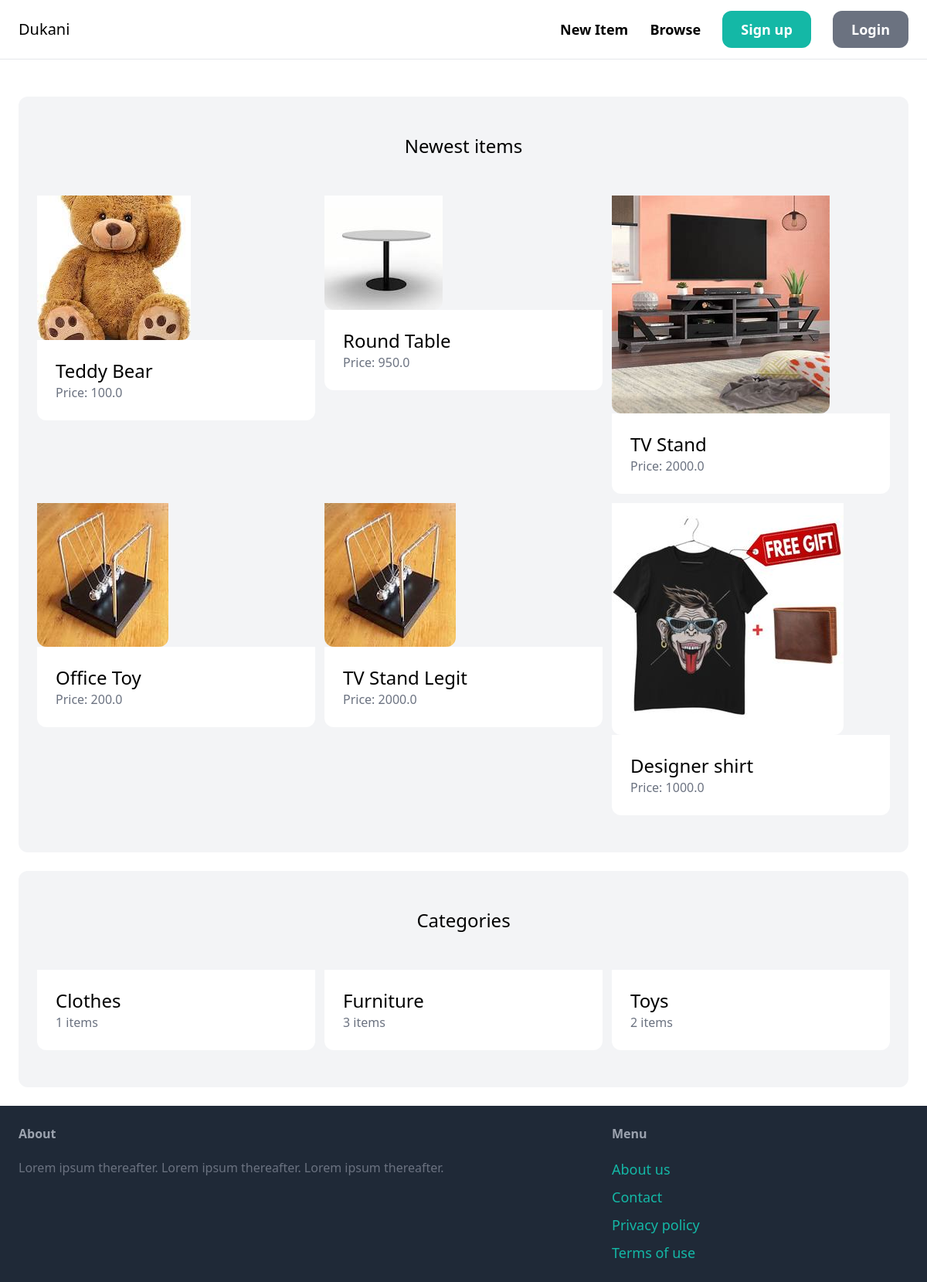
The page / on the database its author committed.
### item/models.py (models this page shows, shortened)
class Item(models.Model):
    category = models.ForeignKey(Category, related_name='items', on_delete=models.CASCADE)
    name = models.CharField(max_length=255)
    description = models.TextField(blank=True, null=True)
    price = models.FloatField()
    image = models.ImageField(upload_to='item_images', blank=True, null=True, default='item/round_table.jpg')
    is_sold = models.BooleanField(default=False)
    created_by = models.ForeignKey(User, related_name='items', on_delete=models.CASCADE)
    created_at = models.DateTimeField(auto_now_add=True)
    class Meta:
        verbose_name_plural = 'Items'

class Category(models.Model):
    name = models.CharField(max_length=255)
    class Meta:
        ordering = ('name',)
        verbose_name_plural = 'Categories'

### core/views.py (the view)
# urls.py: path('', views.index, name='index'),
def index(request):
    items = Item.objects.filter(is_sold=False)[0:6]
    categories = Category.objects.all()
    return render(request, 'core/index.html',
                  {
                      'categories': categories,
                      'items': items,
                  })

### core/templates/core/index.html (shortened to what this page needs)
{% extends 'core/base.html' %}
{% load static %}
{% block content %}
    <div class="mt-6 px-6 py-12 bg-gray-100 rounded-xl">
        <h2 class="mb-12 text-2xl text-center">Newest items</h2>
        <div class="grid grid-cols-3 gap-3">
            {% for item in items %}
                <div>
                    <a href="{% url 'item:detail' item.id %}">
                        <div>
                            {% if item.image %}
                            <img src="{{ item.image.url }}" class="rounded-b-xl">
                            {% else %}
                            <img src="{% static 'dashboard/toy2.jpg' %}" alt="Placeholder image" class="rounded-b-xl">
                            {% endif %}
                        </div>
                        <div class="p-6 bg-white rounded-b-xl">
                            <h2 class="text-2xl">{{ item.name }}</h2>
                            <p class="text-gray-500">Price: {{ item.price }}</p>
                        </div>
                    </a>
                </div>
            {% endfor %}
        </div>
    </div>
    <div class="mt-6 px-6 py-12 bg-gray-100 rounded-xl">
        <h2 class="mb-12 text-2xl text-center">Categories</h2>
        <div class="grid grid-cols-3 gap-3">
            {% for category in categories %}
                <div>
                <a href="#">
                    <div class="p-6 bg-white rounded-b-xl">
                        <h2 class="text-2xl">{{ category.name }}</h2>
                        <p class="text-gray-500">{{ category.items.count }} items </p>
                    </div>
                </a>
            </div>
            {% endfor %}
        </div>
    </div>
{% endblock %}

### rows shown on the page
Item: image (picture), name "Teddy Bear", price "100.0"
Item: image (picture), name "Round Table", price "950.0"
Item: image (picture), name "TV Stand", price "2000.0"
Item: image (picture), name "Office Toy", price "200.0"
Item: name "TV Stand Legit", price "2000.0"
Item: image (picture), name "Designer shirt", price "1000.0"
Category: name "Clothes", items.count "1"
Category: name "Furniture", items.count "3"
Category: name "Toys", items.count "2"
